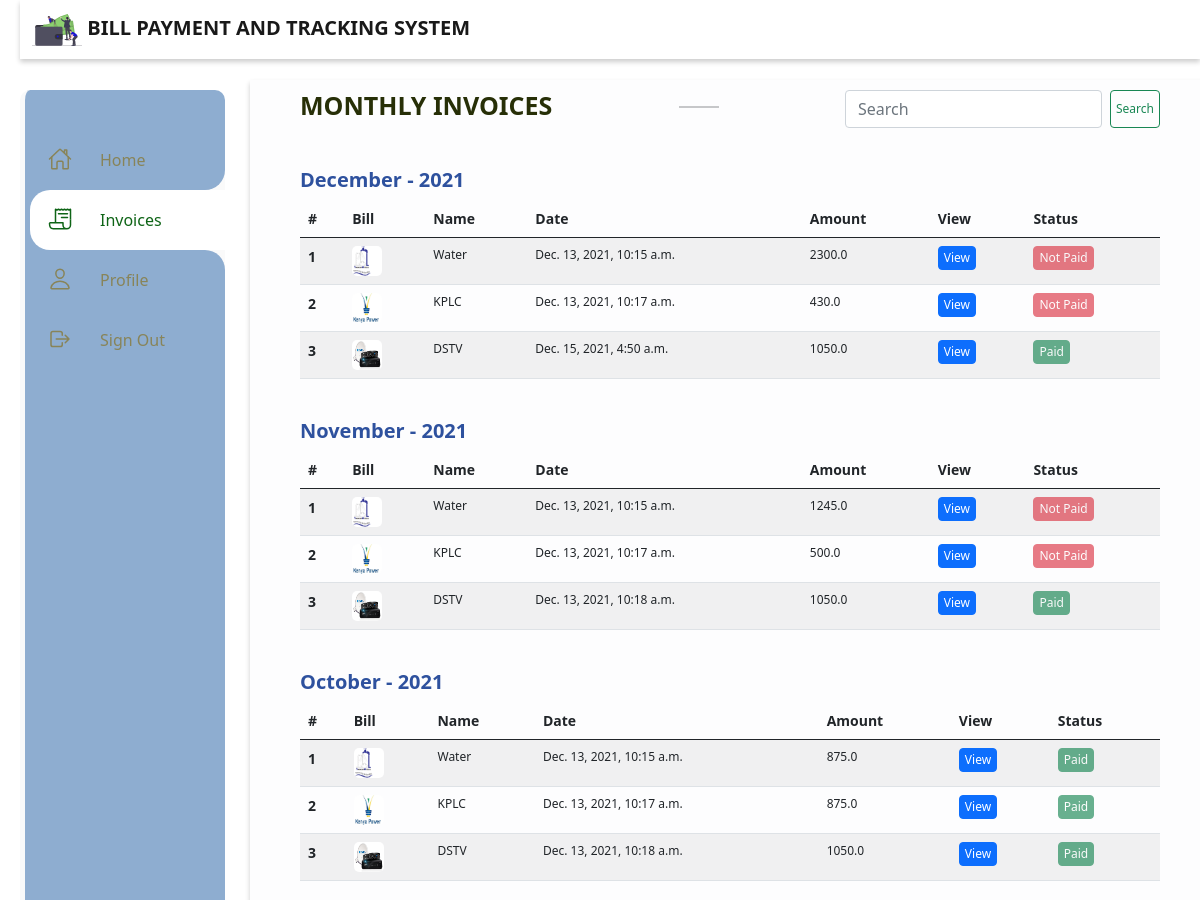
The app's page /invoices/ (signed in, upper part), older data.
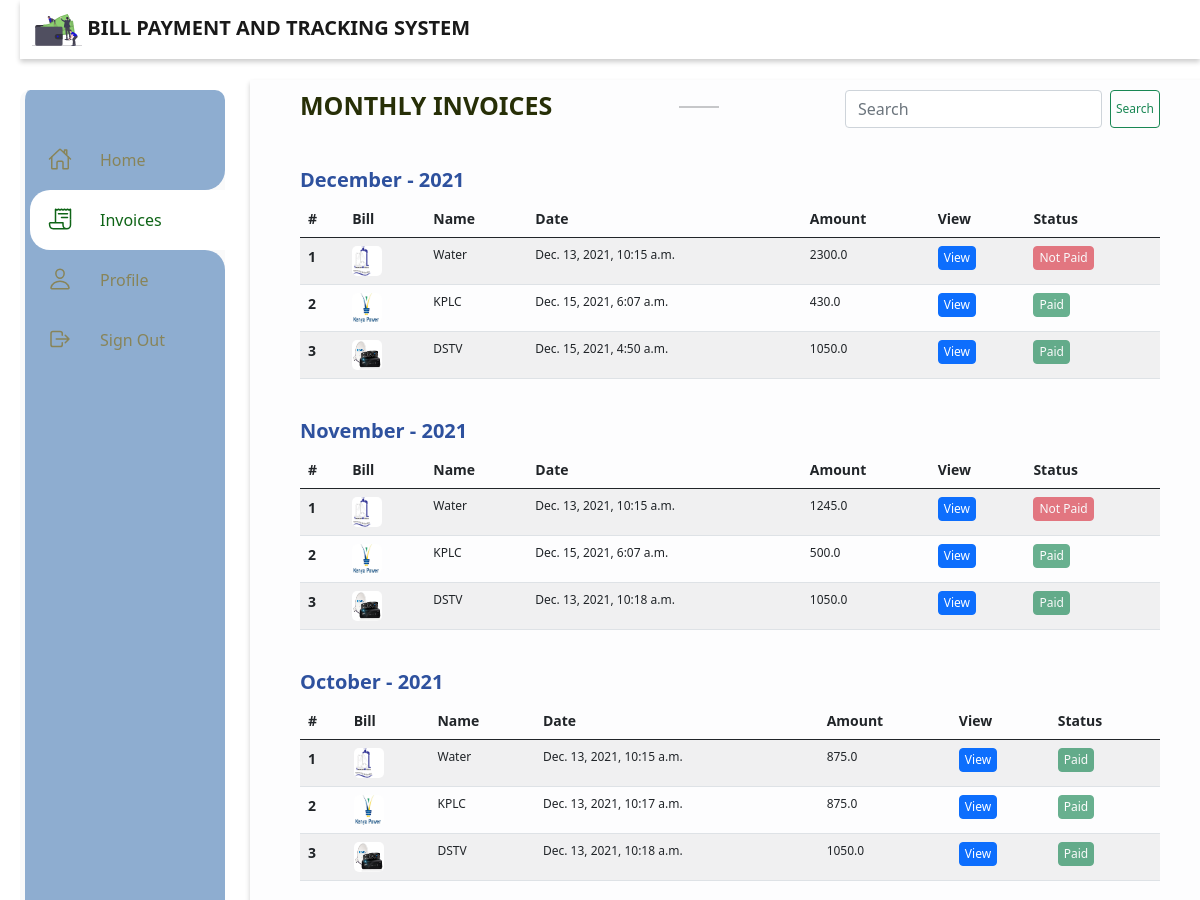
The same page, newer data.
### main/models.py (models this page shows, shortened)
class BaseModel(models.Model):
    created_date = models.DateTimeField(auto_now_add=True)
    modified_date = models.DateTimeField(auto_now=True)
    class Meta:
        abstract = True

class Bill(BaseModel):
	my_subscription 	= models.ForeignKey(MySubscription, on_delete=models.CASCADE)
	for_date			= models.DateField(blank=True, null=True)
	credit 				= models.FloatField()
	debit 				= models.FloatField()
	units 				= models.CharField(max_length=50, default="0.0")

class MySubscription(BaseModel):
	user 			= models.ForeignKey(User, on_delete=models.CASCADE)
	subscription 	= models.ForeignKey(Subscription, on_delete=models.CASCADE)
	account_no 		= models.CharField(max_length=100)

class Subscription(models.Model):
	name 	= models.CharField(max_length=50)
	pic 	= models.ImageField(upload_to="./subscriptions")
	paybill	= models.CharField(max_length=50, null=True)

### main/views.py (the view)
# urls.py: path('invoices/', invoices, name="invoices"),
@login_required
def invoices(request):
	if request.user.is_superuser == True:
		return redirect("admin:index")
	template_name = "invoices.html"
	invoices_list = Bill.objects.filter(my_subscription__user=request.user)
	i = create_months_dict(invoices_list)
	query = request.GET.get("query")
	if query:
		i = list(filter(lambda bill: query.lower() in bill["title"].lower(), i))
	context = {
		"nbar":"invoices",
		"invoices":i,
		"query": query,
	}
	return render(request, template_name, context)

### main/views.py (called while the page is built)
def create_months_dict(bills):
	months = ["January", "February", "March", "April", "May", "June", "July", "August", "September", "October", "November", "December"]
	l = {}
	ls = []
	months.reverse()
	for month in months:
		l[(2021, month)] = {"title": month, "bills":[]}
	for idx, bill in enumerate(bills):
		m = 12 - bill.for_date.month
		month = months[m]
		if bill.credit - bill.debit <= 0:
			l[(2021, month)]["bills"].append({"bill":bill, "paid": True, "no":len(l[(2021, month)]["bills"]) + 1})
		else:
			l[(2021, month)]["bills"].append({"bill":bill, "status":False, "no":len(l[(2021, month)]["bills"]) + 1})
	for key in list(l.keys()):
		ls.append(l[key])
	return ls

### main/templates/invoices.html (shortened to what this page needs)
{% extends "base.html" %}
{% load static %}
{% block content %}
	<div class="" style="margin-bottom: 30px; display: flex; justify-content: space-between;">
		<h3 style="font-size: 25px; color: #272f07">MONTHLY INVOICES</h3>
		<hr style="width: 40px; height: 2px">
		<form class="d-flex" method="get" action="">
			{% if query %}
	        	<input class="form-control me-2" type="search" placeholder="Search" aria-label="Search" name="query" value="{{query}}">
	        {% else %}
	        	<input class="form-control me-2" type="search" placeholder="Search" aria-label="Search" name="query">
	        {% endif %}
	        <button class="btn btn-outline-success" type="submit">Search</button>
	      </form>
	</div>
	{% for invoice in invoices %}
	<div class="third-row">
		<h3>{{invoice.title}} - 2021</h3>
		<table class="table table-striped">
		  <thead>
		    <tr>
		    	<th scope="col">#</th>
		      <th scope="col">Bill</th>
		      <th scope="col">Name</th>
		      <th scope="col">Date</th>
		      <th scope="col">Amount</th>
		      <th scope="col">View</th>
		      <th scope="col">Status</th>
		    </tr>
		  </thead>
		  <tbody>
			{% if invoice.bills %}
			  	{% for bill in invoice.bills %}
			    <tr>
			      <th scope="row">{{bill.no}}</th>
			      <td>
			      	{% if bill.bill.my_subscription.subscription.pic %}
			      		<img src="{{bill.bill.my_subscription.subscription.pic.url}}" alt="bill">
			      	{% endif %}
			      </td>
			      <td>{{bill.bill.my_subscription.subscription.name}}</td>
			      <td>{{bill.bill.modified_date}}</td>
			      <td>{{bill.bill.credit}}</td>
			      <td>
			      	<a href="{% url 'main:invoice' bill.bill.id%}" class="btn btn-primary">View</a>
			      </td>
			      <td>
					{% if bill.paid%}
			      	<button type="button" class="btn btn-success" disabled>Paid</button>
			      	{% else %}
			      	<button type="button" class="btn btn-danger" disabled>Not Paid</button>
			      	{% endif %}
			      </td>
			    </tr>
			    {% endfor %}
			{% endif %}
		  </tbody>
		</table>
	</div>
	{% endfor %}
{% endblock %}

### main/templates/base.html (shortened to what this page needs)
<!DOCTYPE html>
{% load static %}
<html lang="en">
<head>
	<link href="https://cdn.jsdelivr.net/npm/bootstrap@5.0.2/dist/css/bootstrap.min.css" rel="stylesheet">
	<link rel="stylesheet" href="https://cdnjs.cloudflare.com/ajax/libs/font-awesome/4.7.0/css/font-awesome.min.css">
	<link rel="stylesheet" href="https://cdnjs.cloudflare.com/ajax/libs/bxslider/4.2.15/jquery.bxslider.min.css">
	<link rel="stylesheet" href="https://cdn.jsdelivr.net/npm/responsive-tabs@1.6.3/css/responsive-tabs.css">
	<link rel="stylesheet" href="https://cdnjs.cloudflare.com/ajax/libs/animate.css/3.7.2/animate.min.css">
	<link rel="stylesheet" href="{% static 'css/owl.carousel.min.css' %}">
    <link rel="stylesheet" href="{% static 'css/owl.theme.default.min.css' %}">
	<link rel="stylesheet" type="text/css" href="{% static 'css/base.css' %}">
</head>
<body>
	<div class="container-fluid">
		<nav class="navbar navbar-light fixed-top" style="background: #ffffff">
		  <div class="container-fluid">
		    <a class="navbar-brand" href="#">
		      <img src="{% static 'images/reg.svg' %}" alt="" width="50" class="d-inline-block align-text-top">
		      BILL PAYMENT AND TRACKING SYSTEM
		    </a>
		  </div>
		</nav>
	</div>
	<div class="navigation">
		<ul>
			<li class="list {% if nbar == 'home' %}active{% endif %}">
				<a href="{% url 'main:index'%}">
					<span class="icon">
						<ion-icon name="home-outline"></ion-icon>
					</span>
					<span class="title">Home</span>
				</a>
			</li>
			<li class="list {% if nbar == 'invoices' %}active{% endif %}">
				<b></b>
				<b></b>
				<a href="{% url 'main:invoices'%}">
					<span class="icon">
						<ion-icon name="receipt-outline"></ion-icon>
					</span>
					<span class="title">Invoices</span>
				</a>
			</li>
			<li class="list  {% if nbar == 'profile' %}active{% endif %}">
				<a href="{% url 'main:profile'%}">
					<span class="icon">
						<ion-icon name="person-outline"></ion-icon>
					</span>
					<span class="title">Profile</span>
				</a>
			</li>
			<li class="list">
				<a href="{% url 'accounts:logout'%}">
					<span class="icon">
						<ion-icon name="log-out-outline"></ion-icon>
					</span>
					<span class="title">Sign Out</span>
				</a>
			</li>
		</ul>
	</div>
	<div class="container home-main">
		{% block content %}
		{% endblock %}
	</div>
</body>
</html>

### static/css/base.css (style rules this page uses)
* { margin: 0; padding: 0; box-sizing: border-box; }
body { min-height: 100vh; background: #ffffff; }
a { text-decoration: none; }
.navbar { margin-left: 20px !important; box-shadow: 0 3px 5px rgb(0 0 0 / 0.2); }
.navbar a { font-weight: bold; }
.navigation { position: fixed; top: 90px; left: 20px; bottom: 20px; width: 200px; border-radius: 10px; box-sizing: initial; border-left: 5px solid #f8f9fa; background: #8eadd0; transition: width 0.5s; overflow-x: hidden; }
.container { padding: 50px 70px; }
.navigation ul { position: absolute; top: 0; left: 0; width: 100%; padding-left: 5px; padding-top: 40px; }
.navigation ul li { position: relative; list-style: none; width: 100%; border-top-left-radius: 20px; border-bottom-left-radius: 20px; }
.navigation ul li.active { background: #ffffff; }
.navigation ul li b:nth-child(1) { position: absolute; top: -20px; height: 20px; width: 100%; background: #fafafa; display: none; }
.navigation ul li b:nth-child(1)::before { content: ""; position: absolute; top: 0; left: 0; width: 100%; height: 100%; border-bottom-right-radius: 20px; background: #8eadd0; }
.navigation ul li b:nth-child(2) { position: absolute; bottom: -20px; height: 20px; width: 100%; background: #fafafa; display: none; }
.navigation ul li b:nth-child(2)::before { content: ""; position: absolute; top: 0; left: 0; width: 100%; height: 100%; border-top-right-radius: 20px; background: #8eadd0; }
.navigation ul li.active b:nth-child(1), .navigation ul li.active b:nth-child(2) { display: block; }
.navigation ul li a { position: relative; display: block; width: 100%; display: flex; text-decoration: none; color: #888459 }
.navigation ul li.active a { color: #0e6416; }
.navigation ul li a .icon { position: relative; display: block; min-width: 60px; height: 60px; line-height: 70px; text-align: center; }
.navigation ul li a .icon ion-icon { font-size: 1.5em; }
.navigation ul li a .title { position: relative; display: block; padding-left: 10px; height: 60px; line-height: 60px; white-space: normal; }
.home-main { background: #fdfdfe; position: relative; top: 80px; margin-left: 250px; width: 80%; padding: 10px 50px; min-height: 650px; box-shadow: 0 3px 5px rgb(0 0 0 / 0.2); }
.home-main h3 { color: #2e519e; font-weight: bold; font-size: 20px; }
.third-row { margin-top: 40px }
table img { height: 30px; width: 30px; border-radius: 5px; }
th { font-size: 14px !important; }
td { font-size: 12px !important; }
.btn { padding: 2px 5px !important; font-size: 12px; }

Row changes from the older to the newer data that the page shows:
changed Bill (number 2 of 9 on the later page): bill.modified_date "Dec. 13, 2021, 10:17 a.m." → "Dec. 15, 2021, 6:07 a.m."
changed Bill (number 5 of 9 on the later page): bill.modified_date "Dec. 13, 2021, 10:17 a.m." → "Dec. 15, 2021, 6:07 a.m."
Text that changed along with them:
list line gone: "Not Paid"
new list line: "Paid"
